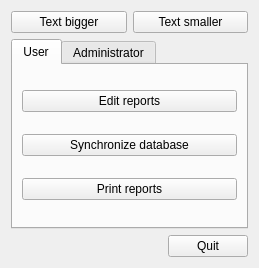
<ui version="4.0" >
 <class>Form</class>
 <widget class="QWidget" name="Form" >
  <property name="geometry" >
   <rect>
    <x>0</x>
    <y>0</y>
    <width>259</width>
    <height>268</height>
   </rect>
  </property>
  <property name="windowTitle" >
   <string>Zeugs: select application</string>
  </property>
  <layout class="QVBoxLayout" >
   <item>
    <layout class="QHBoxLayout" >
     <item>
      <widget class="QPushButton" name="pushButton_bigger" >
       <property name="text" >
        <string>Text bigger</string>
       </property>
      </widget>
     </item>
     <item>
      <widget class="QPushButton" name="pushButton_smaller" >
       <property name="text" >
        <string>Text smaller</string>
       </property>
      </widget>
     </item>
    </layout>
   </item>
   <item>
    <widget class="QTabWidget" name="tabWidget" >
     <property name="currentIndex" >
      <number>0</number>
     </property>
     <widget class="QWidget" name="tab_user" >
      <attribute name="title" >
       <string>User</string>
      </attribute>
      <layout class="QVBoxLayout" >
       <property name="spacing" >
        <number>6</number>
       </property>
       <property name="leftMargin" >
        <number>9</number>
       </property>
       <property name="topMargin" >
        <number>9</number>
       </property>
       <property name="rightMargin" >
        <number>9</number>
       </property>
       <property name="bottomMargin" >
        <number>9</number>
       </property>
       <item>
        <widget class="QPushButton" name="pushButton_edit" >
         <property name="toolTip" >
          <string>Enter the report editor</string>
         </property>
         <property name="text" >
          <string>Edit reports</string>
         </property>
        </widget>
       </item>
       <item>
        <widget class="QPushButton" name="pushButton_sync" >
         <property name="toolTip" >
          <string>Synchronize a user database with the master</string>
         </property>
         <property name="text" >
          <string>Synchronize database</string>
         </property>
        </widget>
       </item>
       <item>
        <widget class="QPushButton" name="pushButton_print" >
         <property name="toolTip" >
          <string>Print whole reports or single pages</string>
         </property>
         <property name="text" >
          <string>Print reports</string>
         </property>
        </widget>
       </item>
      </layout>
     </widget>
     <widget class="QWidget" name="tab_admin" >
      <attribute name="title" >
       <string>Administrator</string>
      </attribute>
      <layout class="QVBoxLayout" >
       <property name="spacing" >
        <number>6</number>
       </property>
       <property name="leftMargin" >
        <number>9</number>
       </property>
       <property name="topMargin" >
        <number>9</number>
       </property>
       <property name="rightMargin" >
        <number>9</number>
       </property>
       <property name="bottomMargin" >
        <number>9</number>
       </property>
       <item>
        <widget class="QPushButton" name="pushButton_cp" >
         <property name="toolTip" >
          <string>Administrative functions for the master database</string>
         </property>
         <property name="text" >
          <string>Control Panel</string>
         </property>
        </widget>
       </item>
       <item>
        <widget class="QPushButton" name="pushButton_configEd" >
         <property name="text" >
          <string>Configuration/Layout editor </string>
         </property>
        </widget>
       </item>
       <item>
        <widget class="QGroupBox" name="groupBox" >
         <property name="title" >
          <string>Database setup</string>
         </property>
         <property name="checkable" >
          <bool>true</bool>
         </property>
         <property name="checked" >
          <bool>false</bool>
         </property>
         <layout class="QVBoxLayout" >
          <property name="spacing" >
           <number>6</number>
          </property>
          <property name="leftMargin" >
           <number>9</number>
          </property>
          <property name="topMargin" >
           <number>9</number>
          </property>
          <property name="rightMargin" >
           <number>9</number>
          </property>
          <property name="bottomMargin" >
           <number>9</number>
          </property>
          <item>
           <widget class="QPushButton" name="pushButton_setup" >
            <property name="toolTip" >
             <string>Should be run once only, when the Zeugs system is installed</string>
            </property>
            <property name="text" >
             <string>Initialize master database</string>
            </property>
           </widget>
          </item>
         </layout>
        </widget>
       </item>
      </layout>
     </widget>
    </widget>
   </item>
   <item>
    <layout class="QHBoxLayout" >
     <property name="spacing" >
      <number>6</number>
     </property>
     <property name="leftMargin" >
      <number>0</number>
     </property>
     <property name="topMargin" >
      <number>0</number>
     </property>
     <property name="rightMargin" >
      <number>0</number>
     </property>
     <property name="bottomMargin" >
      <number>0</number>
     </property>
     <item>
      <spacer>
       <property name="orientation" >
        <enum>Qt::Horizontal</enum>
       </property>
       <property name="sizeHint" >
        <size>
         <width>40</width>
         <height>20</height>
        </size>
       </property>
      </spacer>
     </item>
     <item>
      <widget class="QPushButton" name="pushButton_quit" >
       <property name="text" >
        <string>Quit</string>
       </property>
      </widget>
     </item>
    </layout>
   </item>
  </layout>
 </widget>
 <resources/>
 <connections>
  <connection>
   <sender>pushButton_quit</sender>
   <signal>clicked()</signal>
   <receiver>Form</receiver>
   <slot>close()</slot>
   <hints>
    <hint type="sourcelabel" >
     <x>173</x>
     <y>229</y>
    </hint>
    <hint type="destinationlabel" >
     <x>143</x>
     <y>233</y>
    </hint>
   </hints>
  </connection>
 </connections>
</ui>
